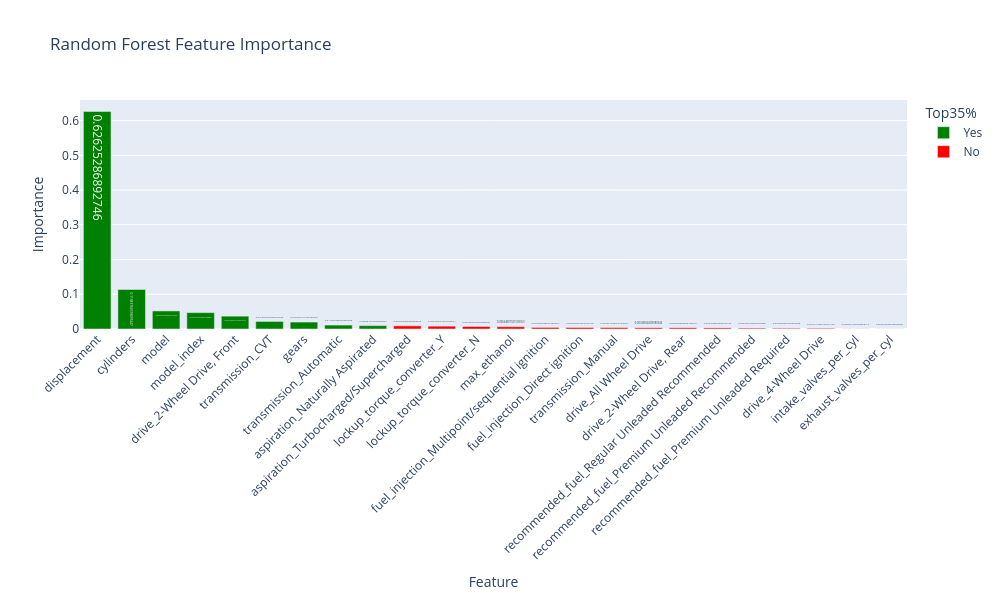

Write notebook code for a chart like this one.
### Code cell
fig = px.bar(
    feat_df,
    x='Feature',
    y='Importance',
    color='Top35%',
    color_discrete_map={'Yes': 'green', 'No': 'red'},
    text='Importance',
    title='Random Forest Feature Importance'
)

fig.update_layout(
    xaxis_tickangle=-45,
    width=1000,
    height=600
)

fig.show()

### Figure 1 — Plotly figure (JSON) as saved in the notebook; plotly's stock layout.template omitted (floating-point values rounded to 4 significant figures)
{"data": [{"hovertemplate": "Top35%=Yes<br>Feature=%{x}<br>Importance=%{text}<extra></extra>", "legendgroup": "Yes", "marker": {"color": "green", "pattern": {"shape": ""}}, "name": "Yes", "orientation": "v", "showlegend": true, "text": [0.6263, 0.1138, 0.05203, 0.04717, 0.03702, 0.0218, 0.01996, 0.01133, 0.009681], "textposition": "auto", "type": "bar", "x": ["displacement", "cylinders", "model", "model_index", "drive_2-Wheel Drive, Front", "transmission_CVT", "gears", "transmission_Automatic", "aspiration_Naturally Aspirated"], "xaxis": "x", "y": [0.6263, 0.1138, 0.05203, 0.04717, 0.03702, 0.0218, 0.01996, 0.01133, 0.009681], "yaxis": "y"}, {"hovertemplate": "Top35%=No<br>Feature=%{x}<br>Importance=%{text}<extra></extra>", "legendgroup": "No", "marker": {"color": "red", "pattern": {"shape": ""}}, "name": "No", "orientation": "v", "showlegend": true, "text": [0.00907, 0.008137, 0.007239, 0.006649, 0.0045, 0.004303, 0.004001, 0.00348, 0.003433, 0.003148, 0.002428, 0.002054, 0.001911, 0.0003351, 0.0002304], "textposition": "auto", "type": "bar", "x": ["aspiration_Turbocharged/Supercharged", "lockup_torque_converter_Y", "lockup_torque_converter_N", "max_ethanol", "fuel_injection_Multipoint/sequential ignition", "fuel_injection_Direct ignition", "transmission_Manual", "drive_All Wheel Drive", "drive_2-Wheel Drive, Rear", "recommended_fuel_Regular Unleaded Recommended", "recommended_fuel_Premium Unleaded Recommended", "recommended_fuel_Premium Unleaded Required", "drive_4-Wheel Drive", "intake_valves_per_cyl", "exhaust_valves_per_cyl"], "xaxis": "x", "y": [0.00907, 0.008137, 0.007239, 0.006649, 0.0045, 0.004303, 0.004001, 0.00348, 0.003433, 0.003148, 0.002428, 0.002054, 0.001911, 0.0003351, 0.0002304], "yaxis": "y"}], "layout": {"barmode": "relative", "height": 600, "legend": {"title": {"text": "Top35%"}, "tracegroupgap": 0}, "title": {"text": "Random Forest Feature Importance"}, "width": 1000, "xaxis": {"anchor": "y", "domain": [0, 1], "tickangle": -45, "title": {"text": "Feature"}}, "yaxis": {"anchor": "x", "domain": [0, 1], "title": {"text": "Importance"}}}}
